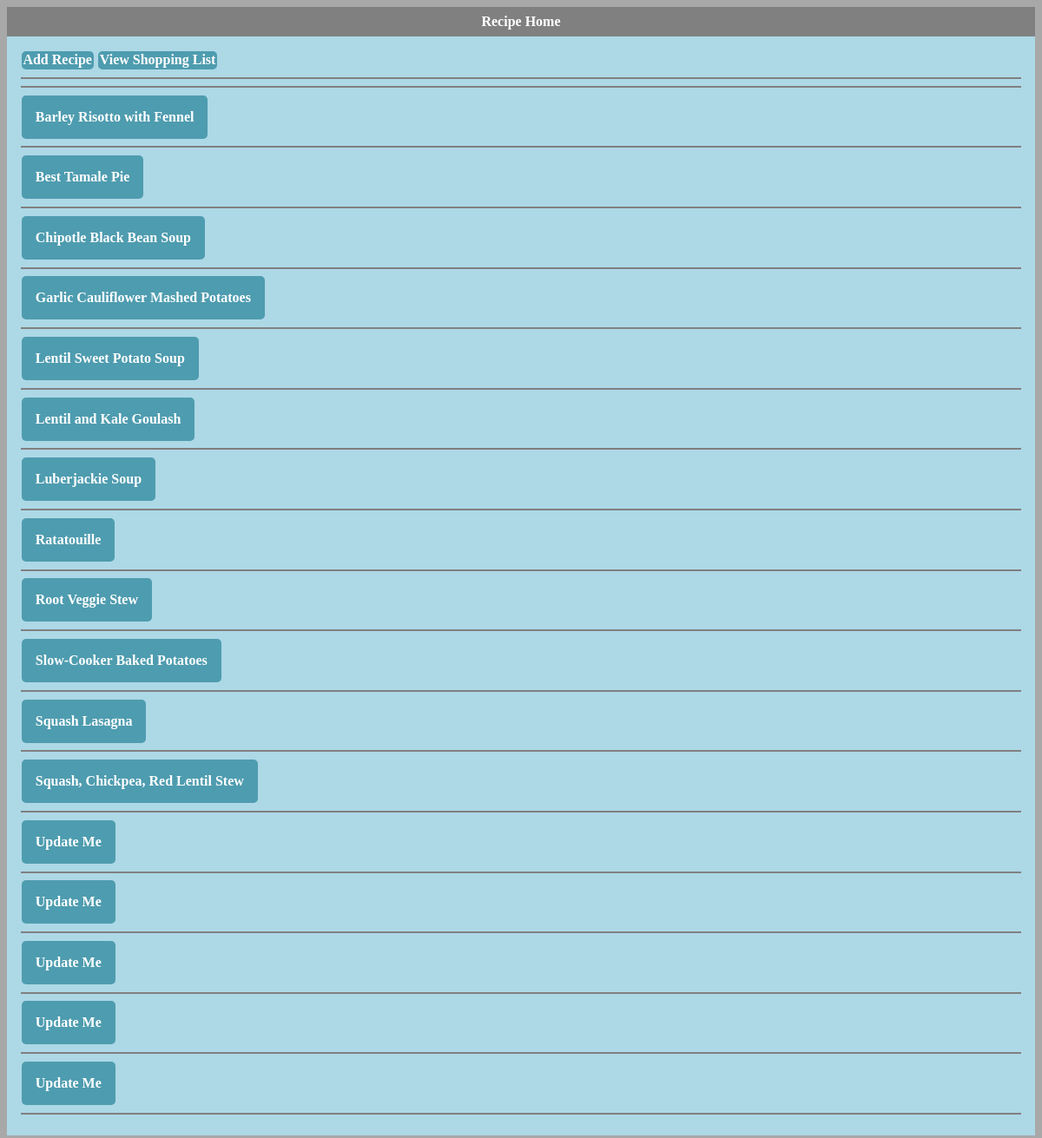
/menu/, run on an earlier commit of the app's database.
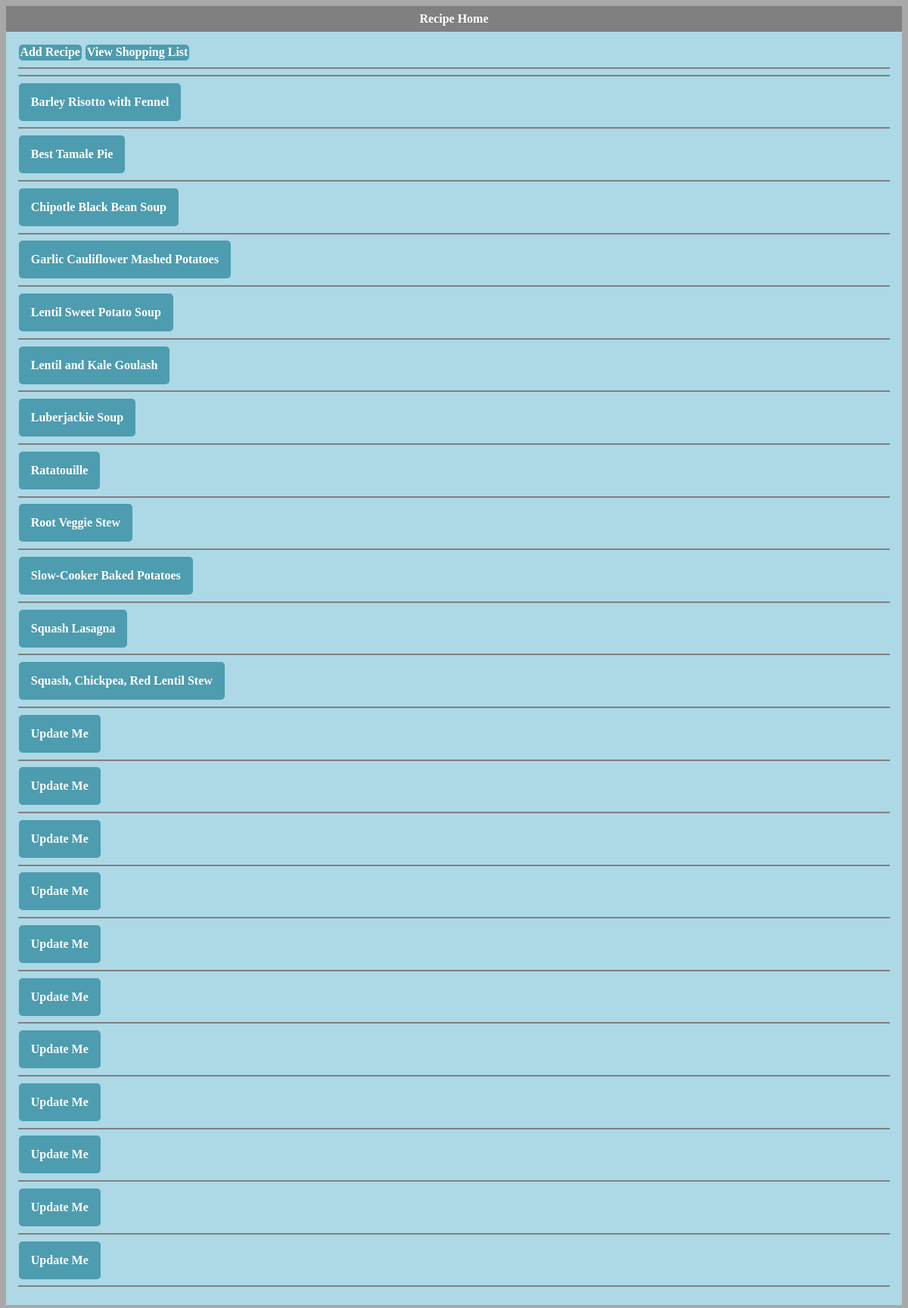
And on a later commit of the database.
### menu/models.py (models this page shows, shortened)
class Recipe(models.Model):
    id = models.AutoField(primary_key=True)
    name = models.CharField(max_length=200)
    prepMethod = models.CharField(max_length=200, default=None, null=True)
    temperature = models.CharField(max_length=200, default=None, null=True)
    directions = models.TextField(default=None, null=True)
    url = models.CharField(max_length=200, default=None, null=True)
    servings = models.IntegerField(default=None, null=True)
    prepTime = models.IntegerField(default=None, null=True)
    cookTime = models.IntegerField(default=None, null=True)
    class Meta:
        ordering = ('name', 'prepMethod')

### menu/views.py (the view)
class Index(generic.ListView):
    model = Recipe
    template_name = 'menu/index.html'
    def get_queryset(self):
        return Recipe.objects.all()

### menu/templates/menu/index.html (shortened to what this page needs)
{% load staticfiles %}
{% load menu_extras %}
<link rel="stylesheet" type="text/css" media="only screen" href="{% static 'menu/style.css' %}" />
<div id="title">
    Recipe Home
</div>
<div id="content">
    <a class="buttonnav" href="{% url 'menu:addrecipe' %}">Add Recipe</a>
    <a class="buttonnav" href="{% url 'menu:shoppinglist' 1 %}">View Shopping List</a>
    <hr noshade><hr noshade>
    {% for recipe in recipe_list %}
        <a class="button" href = "{% url 'menu:recipedetails' recipe.id %}">{{ recipe.name }}</a>
        <hr noshade>
    {% endfor %}
</div>

What changed in the data, as far as the page shows it:
added Recipe: name "Update Me"
added Recipe: name "Update Me"
added Recipe: name "Update Me"
added Recipe: name "Update Me"
added Recipe: name "Update Me"
added Recipe: name "Update Me"
